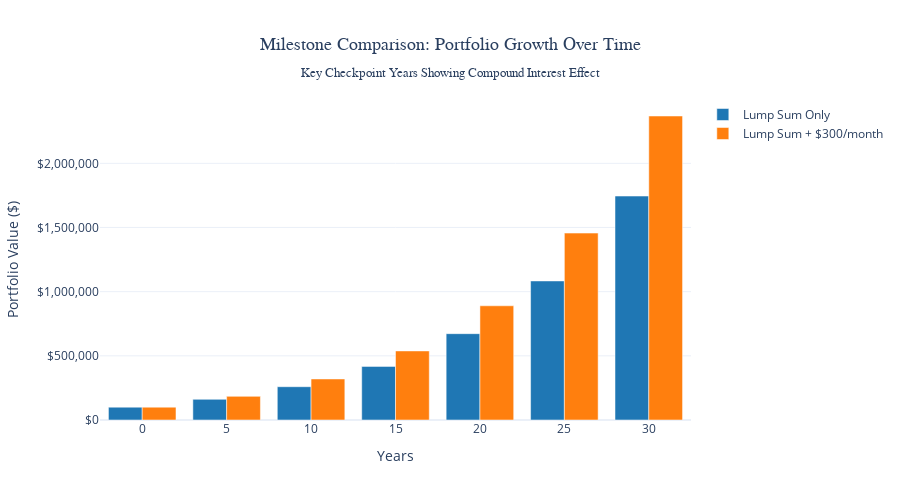
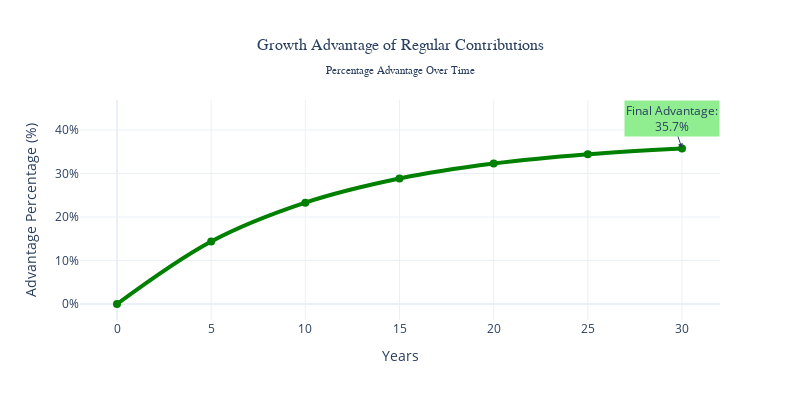
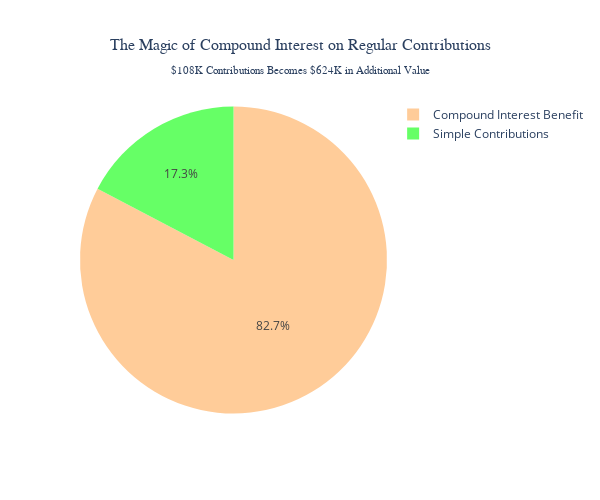

Here is the notebook cell these charts were saved with, in order:
### Code cell
# Interactive Milestone Analysis
milestone_years = [0, 5, 10, 15, 20, 25, 30]
summary_data = []

for year in milestone_years:
    row_data = comparison_df[comparison_df['Year'] == year].iloc[0]
    summary_data.append({
        'Year': year,
        'Lump Sum Only': row_data['Lump_Sum_Only'],
        'Lump Sum + Savings': row_data['Lump_Sum_Plus_Savings'],
        'Difference': row_data['Lump_Sum_Plus_Savings'] - row_data['Lump_Sum_Only'],
        'Advantage %': ((row_data['Lump_Sum_Plus_Savings'] - row_data['Lump_Sum_Only']) / row_data['Lump_Sum_Only'] * 100)
    })

milestone_df = pd.DataFrame(summary_data)

# Create an interactive milestone comparison
fig_milestone = go.Figure()

# Add bars for each scenario
fig_milestone.add_trace(go.Bar(
    name='Lump Sum Only',
    x=milestone_df['Year'],
    y=milestone_df['Lump Sum Only'],
    marker_color='#1f77b4',
    hovertemplate='<b>Lump Sum Only</b><br>Year %{x}<br>Value: $%{y:,.0f}<extra></extra>'
))

fig_milestone.add_trace(go.Bar(
    name='Lump Sum + $300/month',
    x=milestone_df['Year'],
    y=milestone_df['Lump Sum + Savings'],
    marker_color='#ff7f0e',
    hovertemplate='<b>Lump Sum + $300/month</b><br>Year %{x}<br>Value: $%{y:,.0f}<extra></extra>'
))

fig_milestone.update_layout(
    title={
        'text': 'Milestone Comparison: Portfolio Growth Over Time<br><sub>Key Checkpoint Years Showing Compound Interest Effect</sub>',
        'x': 0.5,
        'xanchor': 'center',
        'font': {'size': 18, 'family': 'Arial Black'}
    },
    xaxis_title='Years',
    yaxis_title='Portfolio Value ($)',
    yaxis_tickformat='$,.0f',
    barmode='group',
    width=900,
    height=500,
    hovermode='x unified'
)

fig_milestone.show()

# Create advantage percentage chart
fig_advantage = px.line(milestone_df, 
                       x='Year', 
                       y='Advantage %',
                       title='Growth Advantage of Regular Contributions<br><sub>Percentage Advantage Over Time</sub>',
                       labels={'Advantage %': 'Advantage Percentage (%)', 'Year': 'Years'},
                       markers=True,
                       line_shape='spline')

fig_advantage.update_traces(
    line=dict(width=4, color='green'),
    marker=dict(size=8),
    hovertemplate='Year %{x}<br>Advantage: %{y:.1f}%<extra></extra>'
)

fig_advantage.update_layout(
    title={
        'x': 0.5,
        'xanchor': 'center',
        'font': {'size': 16, 'family': 'Arial Black'}
    },
    width=800,
    height=400,
    yaxis_ticksuffix='%'
)

fig_advantage.add_annotation(
    x=milestone_df['Year'].iloc[-1],
    y=milestone_df['Advantage %'].iloc[-1],
    text=f"Final Advantage:<br>{milestone_df['Advantage %'].iloc[-1]:.1f}%",
    showarrow=True,
    arrowhead=2,
    bgcolor="lightgreen",
    font=dict(size=12)
)

fig_advantage.show()

# Print formatted milestone table
print("🎯 MILESTONE COMPARISON TABLE")
print("=" * 90)
formatted_table = milestone_df.copy()
formatted_table['Lump Sum Only'] = formatted_table['Lump Sum Only'].apply(lambda x: f"${x:,.0f}")
formatted_table['Lump Sum + Savings'] = formatted_table['Lump Sum + Savings'].apply(lambda x: f"${x:,.0f}")
formatted_table['Difference'] = formatted_table['Difference'].apply(lambda x: f"${x:,.0f}")
formatted_table['Advantage %'] = formatted_table['Advantage %'].apply(lambda x: f"{x:.1f}%")

print(formatted_table.to_string(index=False))

# Additional analysis: When does Scenario 2 pull ahead significantly?
crossover_point = None
for i, row in comparison_df.iterrows():
    if row['Lump_Sum_Plus_Savings'] > row['Lump_Sum_Only'] * 1.1:  # 10% ahead
        crossover_point = row['Year']
        break

if crossover_point:
    print(f"\n📈 KEY FINDING: Scenario 2 pulls ahead by 10% or more after year {crossover_point}")

# Calculate the power of compound interest on regular contributions
monthly_contrib_simple = SCENARIO_2_MONTHLY_CONTRIBUTION * 12 * YEARS  # Simple sum without growth
actual_contrib_value = scenario_2.iloc[-1]['Portfolio_Value'] - scenario_1.iloc[-1]['Portfolio_Value']
compound_effect = actual_contrib_value - monthly_contrib_simple

print(f"\n💰 THE POWER OF COMPOUND INTEREST ON CONTRIBUTIONS:")
print(f"📊 Simple sum of monthly contributions: ${monthly_contrib_simple:,.0f}")
print(f"🚀 Actual additional portfolio value: ${actual_contrib_value:,.0f}")
print(f"✨ Compound interest benefit: ${compound_effect:,.0f}")
print(f"🎯 Multiplier effect: {actual_contrib_value/monthly_contrib_simple:.2f}x")

# Create a visual representation of the compound effect
compound_data = pd.DataFrame({
    'Component': ['Simple Contributions', 'Compound Interest Benefit'],
    'Amount': [monthly_contrib_simple, compound_effect]
})

fig_compound = px.pie(compound_data, 
                     values='Amount', 
                     names='Component',
                     title='The Magic of Compound Interest on Regular Contributions<br><sub>$108K Contributions Becomes $624K in Additional Value</sub>',
                     color_discrete_sequence=['#ffcc99', '#66ff66'])

fig_compound.update_traces(
    hovertemplate='<b>%{label}</b><br>Amount: $%{value:,.0f}<br>Percentage: %{percent}<extra></extra>'
)

fig_compound.update_layout(
    title={
        'x': 0.5,
        'xanchor': 'center',
        'font': {'size': 16, 'family': 'Arial Black'}
    },
    width=600,
    height=500
)

fig_compound.show()

### Figure 1 — Plotly figure (JSON) as saved in the notebook; plotly's stock layout.template omitted (floating-point values rounded to 4 significant figures)
{"data": [{"hovertemplate": "<b>Lump Sum Only</b><br>Year %{x}<br>Value: $%{y:,.0f}<extra></extra>", "marker": {"color": "#1f77b4"}, "name": "Lump Sum Only", "type": "bar", "x": [0, 5, 10, 15, 20, 25, 30], "y": [100000, 161100.0, 259400.0, 417700.0, 672700.0, 1083000.0, 1745000.0]}, {"hovertemplate": "<b>Lump Sum + $300/month</b><br>Year %{x}<br>Value: $%{y:,.0f}<extra></extra>", "marker": {"color": "#ff7f0e"}, "name": "Lump Sum + $300/month", "type": "bar", "x": [0, 5, 10, 15, 20, 25, 30], "y": [100000, 184200.0, 319800.0, 538200.0, 889900.0, 1456000.0, 2369000.0]}], "layout": {"barmode": "group", "height": 500, "hovermode": "x unified", "title": {"font": {"family": "Arial Black", "size": 18}, "text": "Milestone Comparison: Portfolio Growth Over Time<br><sub>Key Checkpoint Years Showing Compound Interest Effect</sub>", "x": 0.5, "xanchor": "center"}, "width": 900, "xaxis": {"title": {"text": "Years"}}, "yaxis": {"tickformat": "$,.0f", "title": {"text": "Portfolio Value ($)"}}}}

### Figure 2 — Plotly figure (JSON) as saved in the notebook; plotly's stock layout.template omitted (floating-point values rounded to 4 significant figures)
{"data": [{"hovertemplate": "Year %{x}<br>Advantage: %{y:.1f}%<extra></extra>", "legendgroup": "", "line": {"color": "green", "dash": "solid", "shape": "spline", "width": 4}, "marker": {"size": 8, "symbol": "circle"}, "mode": "lines+markers", "name": "", "orientation": "v", "showlegend": false, "type": "scatter", "x": [0, 5, 10, 15, 20, 25, 30], "xaxis": "x", "y": [0, 14.38, 23.3, 28.84, 32.28, 34.42, 35.75], "yaxis": "y"}], "layout": {"annotations": [{"arrowhead": 2, "bgcolor": "lightgreen", "font": {"size": 12}, "showarrow": true, "text": "Final Advantage:<br>35.7%", "x": 30, "y": 35.75}], "height": 400, "legend": {"tracegroupgap": 0}, "title": {"font": {"family": "Arial Black", "size": 16}, "text": "Growth Advantage of Regular Contributions<br><sub>Percentage Advantage Over Time</sub>", "x": 0.5, "xanchor": "center"}, "width": 800, "xaxis": {"anchor": "y", "domain": [0, 1], "title": {"text": "Years"}}, "yaxis": {"anchor": "x", "domain": [0, 1], "ticksuffix": "%", "title": {"text": "Advantage Percentage (%)"}}}}

### Figure 3 — Plotly figure (JSON) as saved in the notebook; plotly's stock layout.template omitted (floating-point values rounded to 4 significant figures)
{"data": [{"domain": {"x": [0, 1], "y": [0, 1]}, "hovertemplate": "<b>%{label}</b><br>Amount: $%{value:,.0f}<br>Percentage: %{percent}<extra></extra>", "labels": ["Simple Contributions", "Compound Interest Benefit"], "legendgroup": "", "name": "", "showlegend": true, "type": "pie", "values": [108000, 515800.0]}], "layout": {"height": 500, "legend": {"tracegroupgap": 0}, "piecolorway": ["#ffcc99", "#66ff66"], "title": {"font": {"family": "Arial Black", "size": 16}, "text": "The Magic of Compound Interest on Regular Contributions<br><sub>$108K Contributions Becomes $624K in Additional Value</sub>", "x": 0.5, "xanchor": "center"}, "width": 600}}
